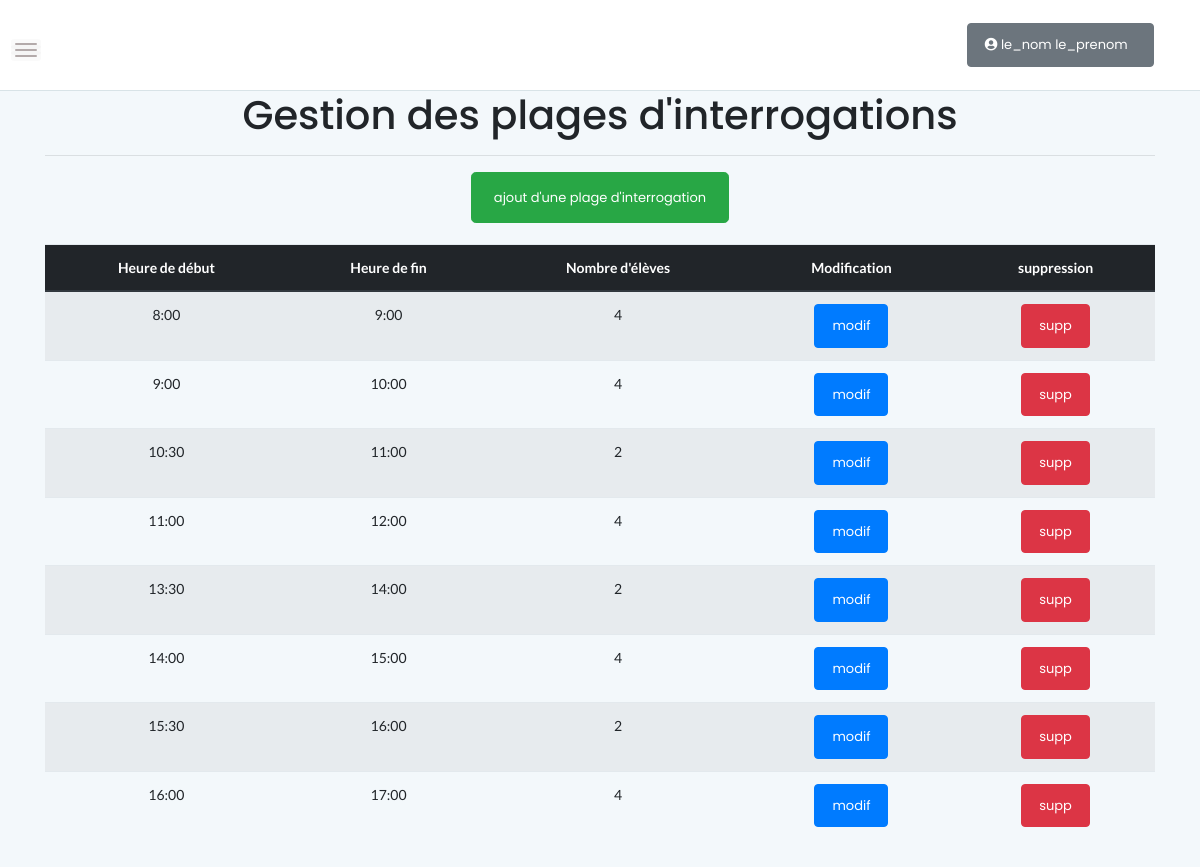
/admin_gestion_plageinterrogation.php (signed in), run on the app's committed database.
### tables this page shows
CREATE TABLE IF NOT EXISTS `plage` (
  `id` int(11) NOT NULL AUTO_INCREMENT,
  `heureDebut` varchar(5) NOT NULL,
  `heureFin` varchar(5) NOT NULL,
  `nbMaxEleve` int(11) NOT NULL,
  PRIMARY KEY (`id`)
);

### admin_gestion_plageinterrogation.php (the view, shortened to what this page needs)
<?php include "assets_haut_admin.php"?>
 <div class=container>
	<center><h1>Gestion des plages d'interrogations</h1><hr></center>
	<div class=form-group>
		<center><a href="admin_gestion_plageinterrogation_ajout.php"><input type="submit" class="btn btn-success btn-lg" nane="ajout_salle" value="ajout d'une plage d'interrogation" /></a></center><br>
		<?php
		include "connexion_bd_gesoraux.php";
		try{
			$lesEnregs=$bdd->query("select * from plage");
		}catch (PDOException $e) {
			die("Err BDSelect dans admin_gestion_plageinterrogation.php");
		}
		if($lesEnregs->rowCount()==0){
			echo("Aucune plage d'interrogation n'a été enregistré");
		}else{
			echo "<table class='table table-striped text-center'>";
			echo"<thead class='thead-dark'><tr>";
			echo"<th scope='col'>Heure de début</th>";
			echo"<th scope='col'>Heure de fin</th>";
			echo"<th scope='col'>Nombre d'élèves</th>";
			echo"<th scope='col'>Modification</th>";
			echo"<th scope='col'>suppression</th></thead>";
			foreach ($lesEnregs as $enreg) {
				echo"<tr>";
				echo"<td>$enreg->heureDebut</td>";
				echo"<td>$enreg->heureFin</td>";
				echo"<td>$enreg->nbMaxEleve</td>";
				echo"<td><a href='admin_gestion_plageinterrogation_modification.php?id=$enreg->id'><input type='submit' class='btn btn-primary' name='btn_modif' value='modif' /></a></td>";
				echo "<td><a href='admin_gestion_plageinterrogation_suppression.php?id=$enreg->id' onclick='return confirmer_suppres();'><input type='submit' class='btn btn-danger' name='btn_supp' value='supp' /></a></td>";
				echo"</tr>";
			}
			echo "</table><br><br>";
		}
		?>
	</div>
 </div>
<?php include "assets_bas.php"?>

### assets_haut_admin.php (shortened to what this page needs)
<!doctype html>
<html class="no-js" lang="fr-FR">
<head>
    <link rel="stylesheet" href="assets/css/bootstrap.min.css">
    <link rel="stylesheet" href="assets/css/font-awesome.min.css">
    <link rel="stylesheet" href="assets/css/themify-icons.css">
    <link rel="stylesheet" href="assets/css/metisMenu.css">
    <link rel="stylesheet" href="assets/css/owl.carousel.min.css">
    <link rel="stylesheet" href="assets/css/slicknav.min.css">
    <link rel="stylesheet" href="https://www.amcharts.com/lib/3/plugins/export/export.css" type="text/css" media="all" />
    <link rel="stylesheet" href="assets/css/typography.css">
    <link rel="stylesheet" href="assets/css/default-css.css">
    <link rel="stylesheet" href="assets/css/styles.css">
    <link rel="stylesheet" href="assets/css/responsive.css">
    <link rel="stylesheet" href="https://use.fontawesome.com/releases/v5.8.1/css/all.css">
</head>
<body>
    <div class="page-container">
    <div class="main-content">
        <div class="header-area">
            <div class="row align-items-center">
                <div class="nav-btn pull-left">
                    <span></span>
                    <span></span>
                    <span></span>
                </div>
                <div class="col-auto">
                </div>
                <div class="col-auto mr-auto"></div>
                <?php
                include "bouton_profil.php";
                ?>
            </div>
        </div>

### bouton_profil.php (shortened to what this page needs)
<ul class="">
  <li class="nav-item dropdown">
    <a class="nav-link dropdown-toggle text-white" href="#" id="userDropdown" role="button" data-toggle="dropdown" aria-haspopup="true" aria-expanded="false">
      <button type="button" name="button" class="btn btn-secondary"><span class="mr-2 d-none d-lg-inline text-white extra-large float-right"><i class="fas fa-user-circle"></i> <?php echo $_SESSION['nom_prenom']; ?></span></button>
    </a>
  </li>
</ul>

### assets_bas.php (shortened to what this page needs)
  </div>
</div>
</body>
</html>

### assets/css/styles.css (style rules this page uses)
.page-container { width: 100%; height: 100%; min-height: 100vh; padding-left: 280px; -webkit-transition: padding-left 0.3s ease 0s; transition: padding-left 0.3s ease 0s; }
.main-content { width: 100%; background: #F3F8FB; }
.header-area { padding: 15px 30px; background: #fff; border-bottom: 1px solid #d8e3e7; }
.nav-btn { margin-right: 30px; margin-top: 10px; cursor: pointer; }
.nav-btn span { display: block; width: 22px; height: 2px; background: #b3aaaa; margin: 4px 0; border-radius: 15px; -webkit-transition: all 0.3s ease 0s; transition: all 0.3s ease 0s; box-shadow: 0 0 0 4px rgba(99, 96, 96, 0.03); }
.btn { padding: 11px 17px; font-size: 13px; letter-spacing: 0; }
.btn-lg { padding: 15px 22px; }
table tr th { border-bottom: none; }
table tr th, table tr td { border-top: 1px solid rgba(120, 130, 140, 0.13) !important; }

### data on the page
plage: heureDebut "8:00", heureFin "9:00", nbMaxEleve "4"
plage: heureDebut "9:00", heureFin "10:00", nbMaxEleve "4"
plage: heureDebut "10:30", heureFin "11:00", nbMaxEleve "2"
plage: heureDebut "11:00", heureFin "12:00", nbMaxEleve "4"
plage: heureDebut "13:30", heureFin "14:00", nbMaxEleve "2"
plage: heureDebut "14:00", heureFin "15:00", nbMaxEleve "4"
plage: heureDebut "15:30", heureFin "16:00", nbMaxEleve "2"
plage: heureDebut "16:00", heureFin "17:00", nbMaxEleve "4"

### other printed values
$_SESSION['nom_prenom'] "le_nom le_prenom"
